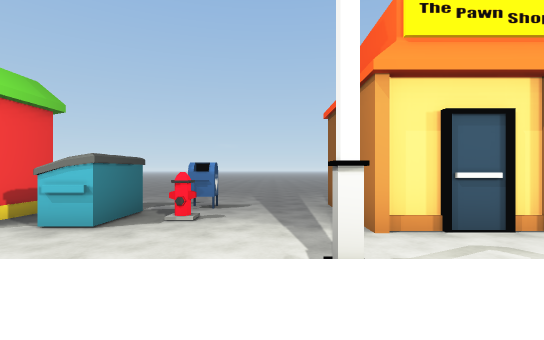
View 1 (above)

22 first-person views from a walk through a Unity game level. The camera is 1.4 m above the floor, looks level and sees 85° across. The floor is counted in squares, 2 m on a side. Each view is taken from the middle of a square. On the plan, view 1 faces up. The plan holds only what a view shows up to about 10 squares ahead; the rest is blank. The place goes on beyond the plan. The player character is not drawn.

View 2
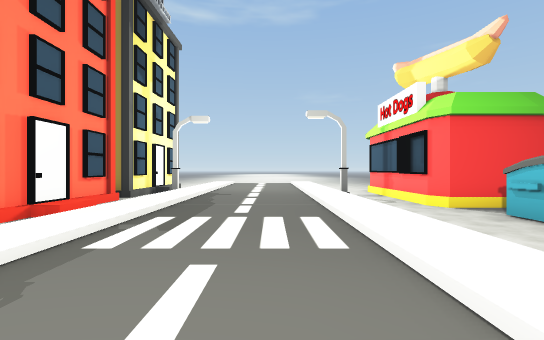

View 3
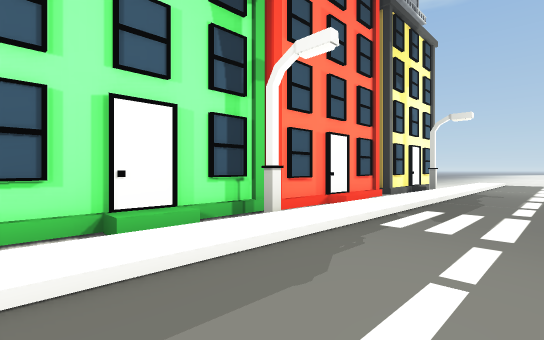

View 4
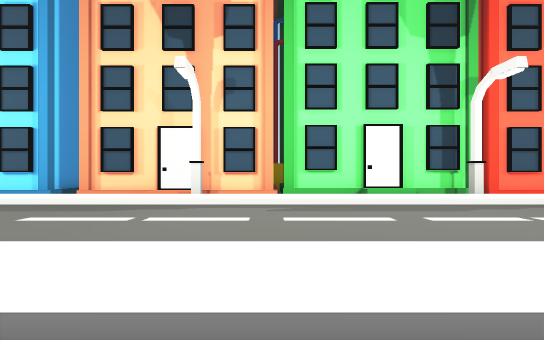

View 5
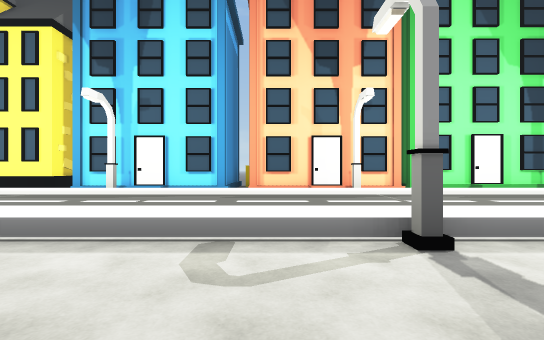

View 6
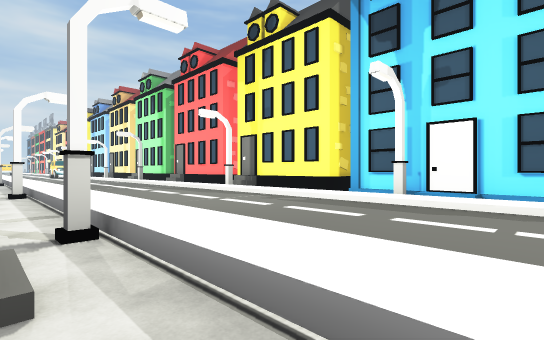

View 7
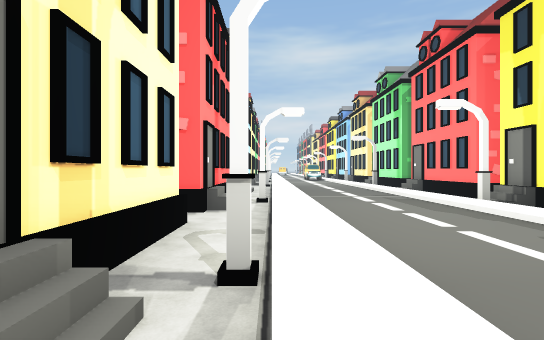

View 8
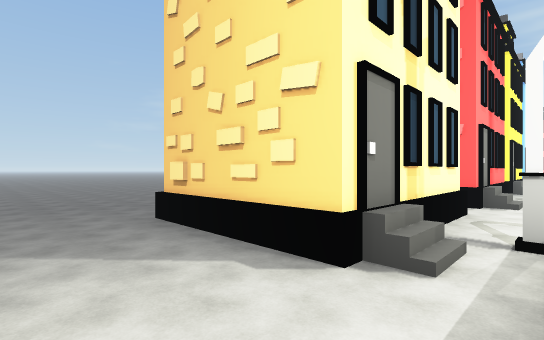

View 9
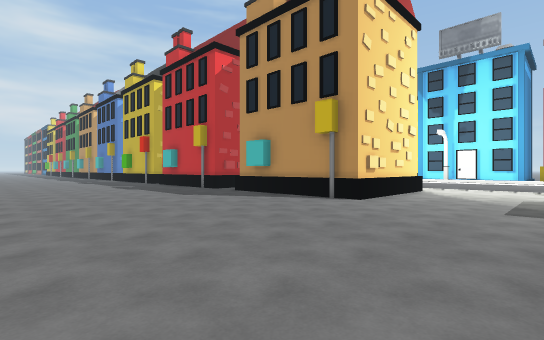

View 10
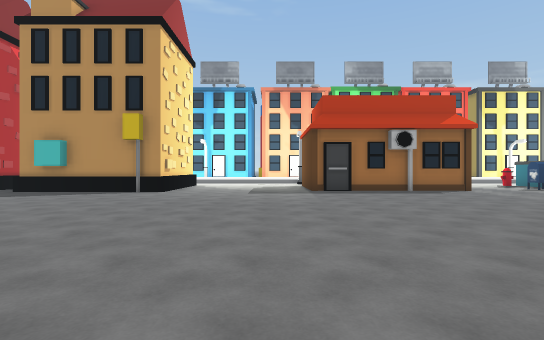

View 11
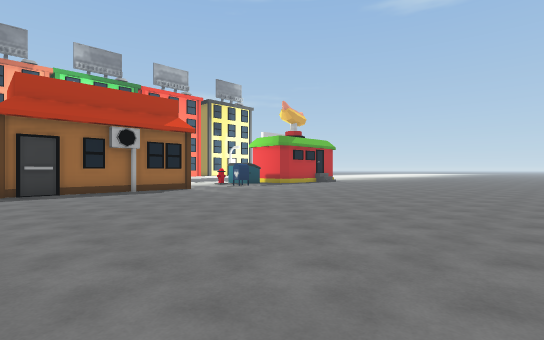

View 12
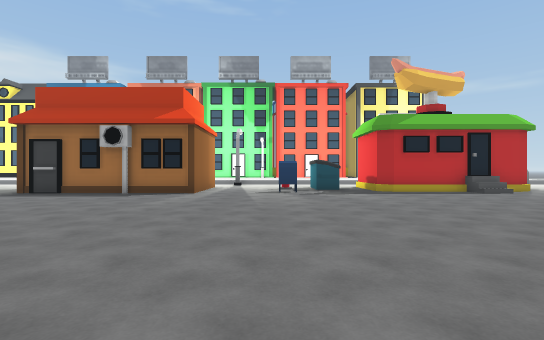

View 13
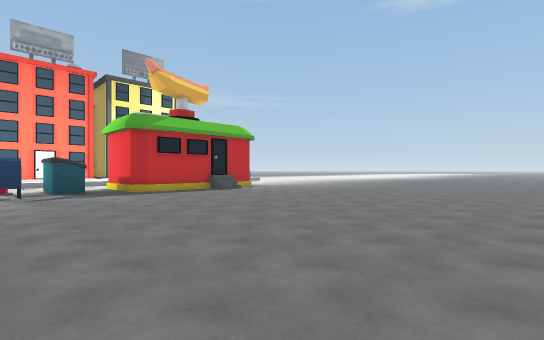

View 14
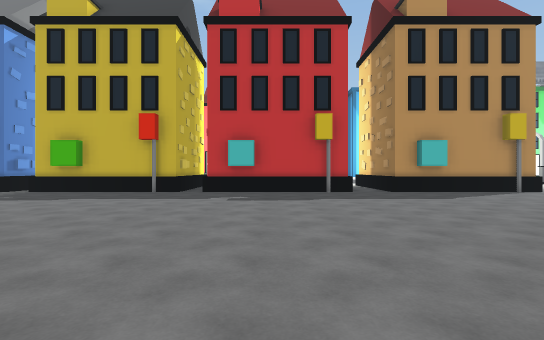

View 15
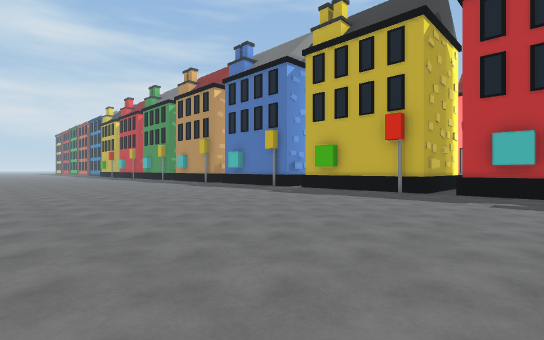

View 16
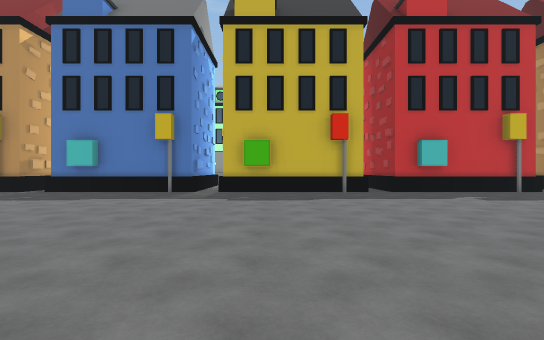

View 17
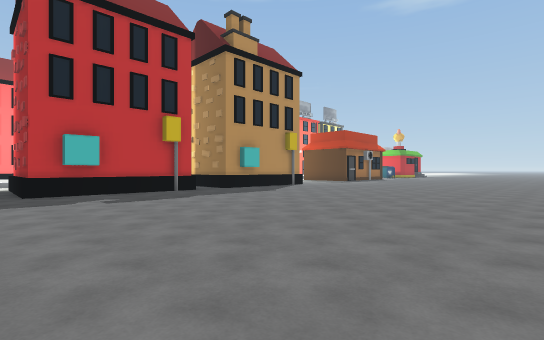

View 18
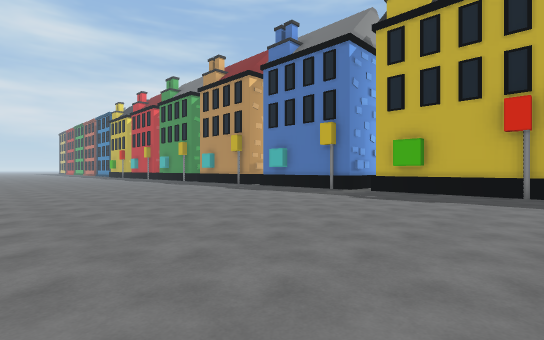

View 19
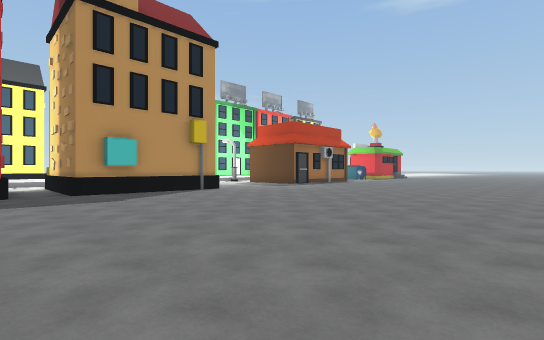

View 20
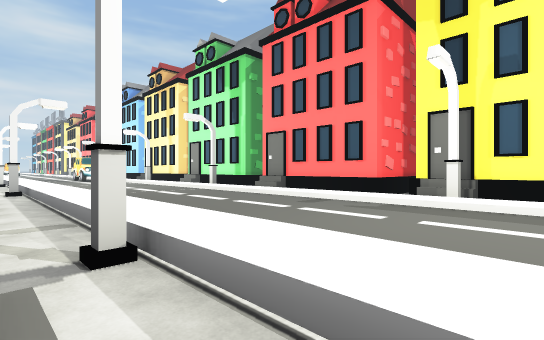

View 21
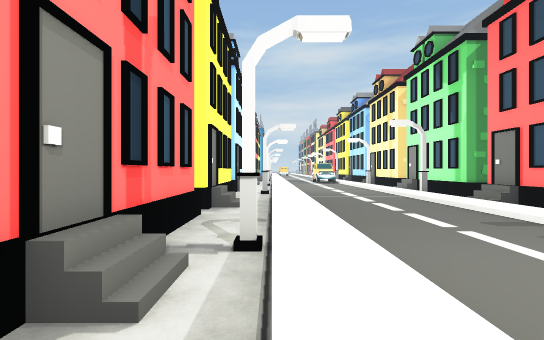

View 22
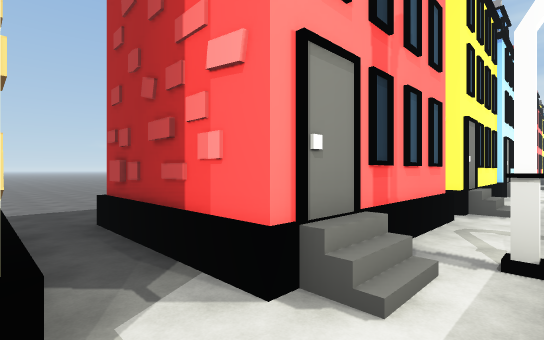

### Floor plan
Key: @ floor where view 1 was taken; # wall or solid block; . main floor; : floor 0.25 m higher than the main floor; + floor 0.5 m higher than the main floor; / step, stairs or slope; = window, fence, low wall or low ledge; H hydrant; S streetlight; O other object.
Columns run from 8 left of view 1 to 33 right of it. Each row starts with its distance up from view 1.
 17       ...................................
 16 ..........................................
 15 ..........................................
 14 ..........................................
 13 ..........................................
 12 .........................................
 11 .........................................
 10 .........................................
  9 ..........................................
  8 ..........................................
  7 /......O..#####.....#####.##########.#####
  6 ####.O....#     ....#   #.#   ##
  5 ####.O.H..#     ....#   #.#   ##
  4 ####.O....###  .....#####.########## #
  3 ............. ....../=..../=..../..../
  2 /S///////S/////S//////S/////S///////S/
  1 //////////////////////////////////////
  0 ::::::::@::::::::::::::::::::::::::
 -1 :::::::::::::::::::::::::::::::::::
 -2 ///////////////////////////////////
 -3 S///////S/////S//////S/////S///////
 -4 ////+////+////+//.//+//    /    //
 -5 ################# ########## #####
 -6                   #    #     #
 -7                              #

Where each view was taken, in squares from view 1:
view 1: 0 up, 0 right, facing up
view 2: 0 up, 2 right, facing left
view 3: 0 up, 3 right, facing down-left
view 4: 3 up, 4 right, facing down
view 5: 5 up, 8 right, facing down
view 6: 3 up, 10 right, facing down-right
view 7: 2 up, 11 right, facing right
view 8: 2 up, 9 right, facing up-right
view 9: 14 up, 8 right, facing down-right
view 10: 17 up, 8 right, facing down
view 11: 17 up, 7 right, facing down-left
view 12: 16 up, 1 left, facing down
view 13: 16 up, 1 left, facing down-left
view 14: 17 up, 20 right, facing down
view 15: 17 up, 20 right, facing down-right
view 16: 17 up, 26 right, facing down
view 17: 17 up, 23 right, facing down-left
view 18: 17 up, 23 right, facing down-right
view 19: 17 up, 18 right, facing down-left
view 20: 3 up, 17 right, facing down-right
view 21: 2 up, 16 right, facing right
view 22: 2 up, 16 right, facing up-right
